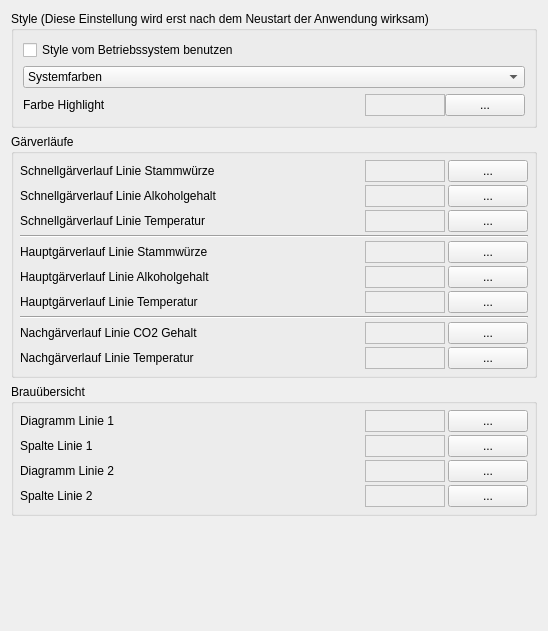
           <widget class="QWidget" name="scrollAreaWidgetContents_2">
            <property name="geometry">
             <rect>
              <x>0</x>
              <y>0</y>
              <width>548</width>
              <height>631</height>
             </rect>
            </property>
            <layout class="QVBoxLayout" name="verticalLayout_20">
             <item>
              <widget class="QGroupBox" name="groupBox_14">
               <property name="title">
                <string>Style (Diese Einstellung wird erst nach dem Neustart der Anwendung wirksam)</string>
               </property>
               <layout class="QVBoxLayout" name="verticalLayout_8">
                <item>
                 <widget class="QCheckBox" name="checkBox_NativStyle">
                  <property name="text">
                   <string>Style vom Betriebssystem benutzen</string>
                  </property>
                 </widget>
                </item>
                <item>
                 <widget class="QComboBox" name="comboBox_Farbgebung">
                  <item>
                   <property name="text">
                    <string>Systemfarben</string>
                   </property>
                  </item>
                  <item>
                   <property name="text">
                    <string>Hell</string>
                   </property>
                  </item>
                  <item>
                   <property name="text">
                    <string>Dunkel</string>
                   </property>
                  </item>
                 </widget>
                </item>
                <item>
                 <widget class="QWidget" name="widget_FarbeStyleAuswahl" native="true">
                  <layout class="QVBoxLayout" name="verticalLayout_22">
                   <property name="spacing">
                    <number>0</number>
                   </property>
                   <property name="leftMargin">
                    <number>0</number>
                   </property>
                   <property name="topMargin">
                    <number>0</number>
                   </property>
                   <property name="rightMargin">
                    <number>0</number>
                   </property>
                   <property name="bottomMargin">
                    <number>0</number>
                   </property>
                   <item>
                    <layout class="QHBoxLayout" name="horizontalLayout_21">
                     <item>
                      <widget class="QLabel" name="label_beschreibungStyleAuswahl">
                       <property name="text">
                        <string>Farbe Highlight</string>
                       </property>
                      </widget>
                     </item>
                     <item>
                      <spacer name="horizontalSpacer_19">
                       <property name="orientation">
                        <enum>Qt::Horizontal</enum>
                       </property>
                       <property name="sizeHint" stdset="0">
                        <size>
                         <width>40</width>
                         <height>20</height>
                        </size>
                       </property>
                      </spacer>
                     </item>
                     <item>
                      <widget class="QLabel" name="label_ColorStyleAuswahl">
                       <property name="minimumSize">
                        <size>
                         <width>80</width>
                         <height>0</height>
                        </size>
                       </property>
                       <property name="autoFillBackground">
                        <bool>true</bool>
                       </property>
                       <property name="frameShape">
                        <enum>QFrame::StyledPanel</enum>
                       </property>
                       <property name="text">
                        <string/>
                       </property>
                       <property name="alignment">
                        <set>Qt::AlignCenter</set>
                       </property>
                      </widget>
                     </item>
                     <item>
                      <widget class="QPushButton" name="pushButton_GetColorStyleAuswahl">
                       <property name="text">
                        <string>...</string>
                       </property>
                      </widget>
                     </item>
                    </layout>
                   </item>
                  </layout>
                 </widget>
                </item>
               </layout>
              </widget>
             </item>
             <item>
              <widget class="QGroupBox" name="groupBox">
               <property name="title">
                <string>Gärverläufe</string>
               </property>
               <layout class="QVBoxLayout" name="verticalLayout_2">
                <property name="spacing">
                 <number>3</number>
                </property>
                <property name="leftMargin">
                 <number>6</number>
                </property>
                <property name="topMargin">
                 <number>6</number>
                </property>
                <property name="rightMargin">
                 <number>6</number>
                </property>
                <property name="bottomMargin">
                 <number>6</number>
                </property>
                <item>
                 <layout class="QHBoxLayout" name="horizontalLayout_3">
                  <item>
                   <widget class="QLabel" name="label_2">
                    <property name="text">
                     <string>Schnellgärverlauf Linie Stammwürze</string>
                    </property>
                   </widget>
                  </item>
                  <item>
                   <spacer name="horizontalSpacer">
                    <property name="orientation">
                     <enum>Qt::Horizontal</enum>
                    </property>
                    <property name="sizeHint" stdset="0">
                     <size>
                      <width>40</width>
                      <height>20</height>
                     </size>
                    </property>
                   </spacer>
                  </item>
                  <item>
                   <widget class="QLabel" name="label_ColorDia_S_L1">
                    <property name="minimumSize">
                     <size>
                      <width>80</width>
                      <height>0</height>
                     </size>
                    </property>
                    <property name="autoFillBackground">
                     <bool>true</bool>
                    </property>
                    <property name="frameShape">
                     <enum>QFrame::StyledPanel</enum>
                    </property>
                    <property name="text">
                     <string/>
                    </property>
                    <property name="alignment">
                     <set>Qt::AlignCenter</set>
                    </property>
                   </widget>
                  </item>
                  <item>
                   <widget class="QPushButton" name="pushButton_GetColorDia_S_L1">
                    <property name="text">
                     <string>...</string>
                    </property>
                   </widget>
                  </item>
                 </layout>
                </item>
                <item>
                 <layout class="QHBoxLayout" name="horizontalLayout_4">
                  <item>
                   <widget class="QLabel" name="label_3">
                    <property name="text">
                     <string>Schnellgärverlauf Linie Alkoholgehalt</string>
                    </property>
                   </widget>
                  </item>
                  <item>
                   <spacer name="horizontalSpacer_2">
                    <property name="orientation">
                     <enum>Qt::Horizontal</enum>
                    </property>
                    <property name="sizeHint" stdset="0">
                     <size>
                      <width>40</width>
                      <height>20</height>
                     </size>
                    </property>
                   </spacer>
                  </item>
                  <item>
                   <widget class="QLabel" name="label_ColorDia_S_L2">
                    <property name="minimumSize">
                     <size>
                      <width>80</width>
                      <height>0</height>
                     </size>
                    </property>
                    <property name="autoFillBackground">
                     <bool>true</bool>
                    </property>
                    <property name="frameShape">
                     <enum>QFrame::StyledPanel</enum>
                    </property>
                    <property name="text">
                     <string/>
                    </property>
                    <property name="alignment">
                     <set>Qt::AlignCenter</set>
                    </property>
                   </widget>
                  </item>
                  <item>
                   <widget class="QPushButton" name="pushButton_GetColorDia_S_L2">
                    <property name="text">
                     <string>...</string>
                    </property>
                   </widget>
                  </item>
                 </layout>
                </item>
                <item>
                 <layout class="QHBoxLayout" name="horizontalLayout_20">
                  <item>
                   <widget class="QLabel" name="label_16">
                    <property name="text">
                     <string>Schnellgärverlauf Linie Temperatur</string>
                    </property>
                   </widget>
                  </item>
                  <item>
                   <spacer name="horizontalSpacer_18">
                    <property name="orientation">
                     <enum>Qt::Horizontal</enum>
                    </property>
                    <property name="sizeHint" stdset="0">
                     <size>
                      <width>40</width>
                      <height>20</height>
                     </size>
                    </property>
                   </spacer>
                  </item>
                  <item>
                   <widget class="QLabel" name="label_ColorDia_S_L3">
                    <property name="minimumSize">
                     <size>
                      <width>80</width>
                      <height>0</height>
                     </size>
                    </property>
                    <property name="autoFillBackground">
                     <bool>true</bool>
                    </property>
                    <property name="frameShape">
                     <enum>QFrame::StyledPanel</enum>
                    </property>
                    <property name="text">
                     <string/>
                    </property>
                    <property name="alignment">
                     <set>Qt::AlignCenter</set>
                    </property>
                   </widget>
                  </item>
                  <item>
                   <widget class="QPushButton" name="pushButton_GetColorDia_S_L3">
                    <property name="text">
                     <string>...</string>
                    </property>
                   </widget>
                  </item>
                 </layout>
                </item>
                <item>
                 <widget class="Line" name="line">
                  <property name="orientation">
                   <enum>Qt::Horizontal</enum>
                  </property>
                 </widget>
                </item>
                <item>
                 <layout class="QHBoxLayout" name="horizontalLayout_5">
                  <item>
                   <widget class="QLabel" name="label_4">
                    <property name="text">
                     <string>Hauptgärverlauf Linie Stammwürze</string>
                    </property>
                   </widget>
                  </item>
                  <item>
                   <spacer name="horizontalSpacer_3">
                    <property name="orientation">
                     <enum>Qt::Horizontal</enum>
                    </property>
                    <property name="sizeHint" stdset="0">
                     <size>
                      <width>40</width>
                      <height>20</height>
                     </size>
                    </property>
                   </spacer>
                  </item>
                  <item>
                   <widget class="QLabel" name="label_ColorDia_H_L1">
                    <property name="minimumSize">
                     <size>
                      <width>80</width>
                      <height>0</height>
                     </size>
                    </property>
                    <property name="autoFillBackground">
                     <bool>true</bool>
                    </property>
                    <property name="frameShape">
                     <enum>QFrame::StyledPanel</enum>
                    </property>
                    <property name="text">
                     <string/>
                    </property>
                    <property name="alignment">
                     <set>Qt::AlignCenter</set>
                    </property>
                   </widget>
                  </item>
                  <item>
                   <widget class="QPushButton" name="pushButton_GetColorDia_H_L1">
                    <property name="text">
                     <string>...</string>
                    </property>
                   </widget>
                  </item>
                 </layout>
                </item>
                <item>
                 <layout class="QHBoxLayout" name="horizontalLayout_6">
                  <item>
                   <widget class="QLabel" name="label_5">
                    <property name="text">
                     <string>Hauptgärverlauf Linie Alkoholgehalt</string>
                    </property>
                   </widget>
                  </item>
                  <item>
                   <spacer name="horizontalSpacer_4">
                    <property name="orientation">
                     <enum>Qt::Horizontal</enum>
                    </property>
                    <property name="sizeHint" stdset="0">
                     <size>
                      <width>40</width>
                      <height>20</height>
                     </size>
                    </property>
                   </spacer>
                  </item>
                  <item>
                   <widget class="QLabel" name="label_ColorDia_H_L2">
                    <property name="minimumSize">
                     <size>
                      <width>80</width>
                      <height>0</height>
                     </size>
                    </property>
                    <property name="autoFillBackground">
                     <bool>true</bool>
                    </property>
                    <property name="frameShape">
                     <enum>QFrame::StyledPanel</enum>
                    </property>
                    <property name="text">
                     <string/>
                    </property>
                    <property name="alignment">
                     <set>Qt::AlignCenter</set>
                    </property>
                   </widget>
                  </item>
                  <item>
                   <widget class="QPushButton" name="pushButton_GetColorDia_H_L2">
                    <property name="text">
                     <string>...</string>
                    </property>
                   </widget>
                  </item>
                 </layout>
                </item>
                <item>
                 <layout class="QHBoxLayout" name="horizontalLayout_19">
                  <item>
                   <widget class="QLabel" name="label_15">
                    <property name="text">
                     <string>Hauptgärverlauf Linie Temperatur</string>
                    </property>
                   </widget>
                  </item>
                  <item>
                   <spacer name="horizontalSpacer_17">
                    <property name="orientation">
                     <enum>Qt::Horizontal</enum>
                    </property>
                    <property name="sizeHint" stdset="0">
                     <size>
                      <width>40</width>
                      <height>20</height>
                     </size>
                    </property>
                   </spacer>
                  </item>
                  <item>
                   <widget class="QLabel" name="label_ColorDia_H_L3">
                    <property name="minimumSize">
                     <size>
                      <width>80</width>
                      <height>0</height>
                     </size>
                    </property>
                    <property name="autoFillBackground">
                     <bool>true</bool>
                    </property>
                    <property name="frameShape">
                     <enum>QFrame::StyledPanel</enum>
                    </property>
                    <property name="text">
                     <string/>
                    </property>
                    <property name="alignment">
                     <set>Qt::AlignCenter</set>
                    </property>
                   </widget>
                  </item>
                  <item>
                   <widget class="QPushButton" name="pushButton_GetColorDia_H_L3">
                    <property name="text">
                     <string>...</string>
                    </property>
                   </widget>
                  </item>
                 </layout>
                </item>
                <item>
                 <widget class="Line" name="line_2">
                  <property name="orientation">
                   <enum>Qt::Horizontal</enum>
                  </property>
                 </widget>
                </item>
                <item>
                 <layout class="QHBoxLayout" name="horizontalLayout_8">
                  <item>
                   <widget class="QLabel" name="label_7">
                    <property name="text">
                     <string>Nachgärverlauf Linie CO2 Gehalt</string>
                    </property>
                   </widget>
                  </item>
                  <item>
                   <spacer name="horizontalSpacer_6">
                    <property name="orientation">
                     <enum>Qt::Horizontal</enum>
                    </property>
                    <property name="sizeHint" stdset="0">
                     <size>
                      <width>40</width>
                      <height>20</height>
                     </size>
                    </property>
                   </spacer>
                  </item>
                  <item>
                   <widget class="QLabel" name="label_ColorDia_N_L1">
                    <property name="minimumSize">
                     <size>
                      <width>80</width>
                      <height>0</height>
                     </size>
                    </property>
                    <property name="autoFillBackground">
                     <bool>true</bool>
                    </property>
                    <property name="frameShape">
                     <enum>QFrame::StyledPanel</enum>
                    </property>
                    <property name="text">
                     <string/>
                    </property>
                    <property name="alignment">
                     <set>Qt::AlignCenter</set>
                    </property>
                   </widget>
                  </item>
                  <item>
                   <widget class="QPushButton" name="pushButton_GetColorDia_N_L1">
                    <property name="text">
                     <string>...</string>
                    </property>
                   </widget>
                  </item>
                 </layout>
                </item>
                <item>
                 <layout class="QHBoxLayout" name="horizontalLayout_18">
                  <item>
                   <widget class="QLabel" name="label_14">
                    <property name="text">
                     <string>Nachgärverlauf Linie Temperatur</string>
                    </property>
                   </widget>
                  </item>
                  <item>
                   <spacer name="horizontalSpacer_16">
                    <property name="orientation">
                     <enum>Qt::Horizontal</enum>
                    </property>
                    <property name="sizeHint" stdset="0">
                     <size>
                      <width>40</width>
                      <height>20</height>
                     </size>
                    </property>
                   </spacer>
                  </item>
                  <item>
                   <widget class="QLabel" name="label_ColorDia_N_L2">
                    <property name="minimumSize">
                     <size>
                      <width>80</width>
                      <height>0</height>
                     </size>
                    </property>
                    <property name="autoFillBackground">
                     <bool>true</bool>
                    </property>
                    <property name="frameShape">
                     <enum>QFrame::StyledPanel</enum>
                    </property>
                    <property name="text">
                     <string/>
                    </property>
                    <property name="alignment">
                     <set>Qt::AlignCenter</set>
                    </property>
                   </widget>
                  </item>
                  <item>
                   <widget class="QPushButton" name="pushButton_GetColorDia_N_L2">
                    <property name="text">
                     <string>...</string>
                    </property>
                   </widget>
                  </item>
                 </layout>
                </item>
               </layout>
              </widget>
             </item>
             <item>
              <widget class="QGroupBox" name="groupBox_2">
               <property name="title">
                <string>Brauübersicht</string>
               </property>
               <layout class="QVBoxLayout" name="verticalLayout_5">
                <property name="spacing">
                 <number>3</number>
                </property>
                <property name="leftMargin">
                 <number>6</number>
                </property>
                <property name="topMargin">
                 <number>6</number>
                </property>
                <property name="rightMargin">
                 <number>6</number>
                </property>
                <property name="bottomMargin">
                 <number>6</number>
                </property>
                <item>
                 <layout class="QHBoxLayout" name="horizontalLayout_9">
                  <item>
                   <widget class="QLabel" name="label_8">
                    <property name="text">
                     <string>Diagramm Linie 1</string>
                    </property>
                   </widget>
                  </item>
                  <item>
                   <spacer name="horizontalSpacer_7">
                    <property name="orientation">
                     <enum>Qt::Horizontal</enum>
                    </property>
                    <property name="sizeHint" stdset="0">
                     <size>
                      <width>40</width>
                      <height>20</height>
                     </size>
                    </property>
                   </spacer>
                  </item>
                  <item>
                   <widget class="QLabel" name="label_ColorDia_B_L1">
                    <property name="minimumSize">
                     <size>
                      <width>80</width>
                      <height>0</height>
                     </size>
                    </property>
                    <property name="autoFillBackground">
                     <bool>true</bool>
                    </property>
                    <property name="frameShape">
                     <enum>QFrame::StyledPanel</enum>
                    </property>
                    <property name="text">
                     <string/>
                    </property>
                    <property name="alignment">
                     <set>Qt::AlignCenter</set>
                    </property>
                   </widget>
                  </item>
                  <item>
                   <widget class="QPushButton" name="pushButton_GetColorDia_B_L1">
                    <property name="text">
                     <string>...</string>
                    </property>
                   </widget>
                  </item>
                 </layout>
                </item>
                <item>
                 <layout class="QHBoxLayout" name="horizontalLayout_11">
                  <item>
                   <widget class="QLabel" name="label_10">
                    <property name="text">
                     <string>Spalte Linie 1</string>
                    </property>
                   </widget>
                  </item>
                  <item>
                   <spacer name="horizontalSpacer_9">
                    <property name="orientation">
                     <enum>Qt::Horizontal</enum>
                    </property>
                    <property name="sizeHint" stdset="0">
                     <size>
                      <width>40</width>
                      <height>20</height>
                     </size>
                    </property>
                   </spacer>
                  </item>
                  <item>
                   <widget class="QLabel" name="label_ColorDia_B_SpL1">
                    <property name="minimumSize">
                     <size>
                      <width>80</width>
                      <height>0</height>
                     </size>
                    </property>
                    <property name="autoFillBackground">
                     <bool>true</bool>
                    </property>
                    <property name="frameShape">
                     <enum>QFrame::StyledPanel</enum>
                    </property>
                    <property name="text">
                     <string/>
                    </property>
                    <property name="alignment">
                     <set>Qt::AlignCenter</set>
                    </property>
                   </widget>
                  </item>
                  <item>
                   <widget class="QPushButton" name="pushButton_GetColorDia_SPB_L1">
                    <property name="text">
                     <string>...</string>
                    </property>
                   </widget>
                  </item>
                 </layout>
                </item>
                <item>
                 <layout class="QHBoxLayout" name="horizontalLayout_10">
                  <item>
                   <widget class="QLabel" name="label_9">
                    <property name="text">
                     <string>Diagramm Linie 2</string>
                    </property>
                   </widget>
                  </item>
                  <item>
                   <spacer name="horizontalSpacer_8">
                    <property name="orientation">
                     <enum>Qt::Horizontal</enum>
                    </property>
                    <property name="sizeHint" stdset="0">
                     <size>
                      <width>40</width>
                      <height>20</height>
                     </size>
                    </property>
                   </spacer>
                  </item>
                  <item>
                   <widget class="QLabel" name="label_ColorDia_B_L2">
                    <property name="minimumSize">
                     <size>
                      <width>80</width>
                      <height>0</height>
                     </size>
                    </property>
                    <property name="autoFillBackground">
                     <bool>true</bool>
                    </property>
                    <property name="frameShape">
                     <enum>QFrame::StyledPanel</enum>
                    </property>
                    <property name="text">
                     <string/>
                    </property>
                    <property name="alignment">
                     <set>Qt::AlignCenter</set>
                    </property>
                   </widget>
                  </item>
                  <item>
                   <widget class="QPushButton" name="pushButton_GetColorDia_B_L2">
                    <property name="text">
                     <string>...</string>
                    </property>
                   </widget>
                  </item>
                 </layout>
                </item>
                <item>
                 <layout class="QHBoxLayout" name="horizontalLayout_12">
                  <item>
                   <widget class="QLabel" name="label_11">
                    <property name="text">
                     <string>Spalte Linie 2</string>
                    </property>
                   </widget>
                  </item>
                  <item>
                   <spacer name="horizontalSpacer_10">
                    <property name="orientation">
                     <enum>Qt::Horizontal</enum>
                    </property>
                    <property name="sizeHint" stdset="0">
                     <size>
                      <width>40</width>
                      <height>20</height>
                     </size>
                    </property>
                   </spacer>
                  </item>
                  <item>
                   <widget class="QLabel" name="label_ColorDia_B_SpL2">
                    <property name="minimumSize">
                     <size>
                      <width>80</width>
                      <height>0</height>
                     </size>
                    </property>
                    <property name="autoFillBackground">
                     <bool>true</bool>
                    </property>
                    <property name="frameShape">
                     <enum>QFrame::StyledPanel</enum>
                    </property>
                    <property name="text">
                     <string/>
                    </property>
                    <property name="alignment">
                     <set>Qt::AlignCenter</set>
                    </property>
                   </widget>
                  </item>
                  <item>
                   <widget class="QPushButton" name="pushButton_GetColorDia_SpB_L2">
                    <property name="text">
                     <string>...</string>
                    </property>
                   </widget>
                  </item>
                 </layout>
                </item>
               </layout>
              </widget>
             </item>
             <item>
              <spacer name="verticalSpacer_2">
               <property name="orientation">
                <enum>Qt::Vertical</enum>
               </property>
               <property name="sizeHint" stdset="0">
                <size>
                 <width>20</width>
                 <height>40</height>
                </size>
               </property>
              </spacer>
             </item>
            </layout>
           </widget>
